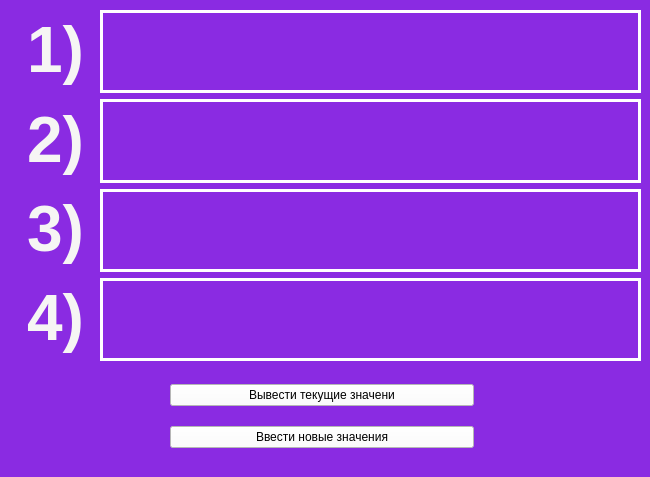
<?xml version="1.0" encoding="UTF-8"?>
<ui version="4.0">
 <class>MainWindow</class>
 <widget class="QMainWindow" name="MainWindow">
  <property name="geometry">
   <rect>
    <x>0</x>
    <y>0</y>
    <width>650</width>
    <height>477</height>
   </rect>
  </property>
  <property name="windowTitle">
   <string>MainWindow</string>
  </property>
  <property name="styleSheet">
   <string notr="true">font: 300 italic 17pt &quot;Ubuntu&quot;;
background-color: rgb(138, 43, 226);
color: rgb(0, 0, 0);</string>
  </property>
  <widget class="QWidget" name="centralwidget">
   <widget class="QWidget" name="layoutWidget">
    <property name="geometry">
     <rect>
      <x>10</x>
      <y>10</y>
      <width>91</width>
      <height>351</height>
     </rect>
    </property>
    <layout class="QVBoxLayout" name="verticalLayout_2">
     <item>
      <widget class="QLabel" name="label_5">
       <property name="styleSheet">
        <string notr="true">font: 800 11pt &quot;Ubuntu&quot;;
color: rgb(246, 245, 244);</string>
       </property>
       <property name="text">
        <string>&lt;html&gt;&lt;head/&gt;&lt;body&gt;&lt;p align=&quot;center&quot;&gt;&lt;span style=&quot; font-size:48pt; font-weight:700;&quot;&gt;1)&lt;/span&gt;&lt;/p&gt;&lt;/body&gt;&lt;/html&gt;</string>
       </property>
      </widget>
     </item>
     <item>
      <widget class="QLabel" name="label_6">
       <property name="styleSheet">
        <string notr="true">font: 800 11pt &quot;Ubuntu&quot;;
color: rgb(246, 245, 244);</string>
       </property>
       <property name="text">
        <string>&lt;html&gt;&lt;head/&gt;&lt;body&gt;&lt;p align=&quot;center&quot;&gt;&lt;span style=&quot; font-size:48pt; font-weight:700;&quot;&gt;2)&lt;/span&gt;&lt;/p&gt;&lt;/body&gt;&lt;/html&gt;</string>
       </property>
      </widget>
     </item>
     <item>
      <widget class="QLabel" name="label_7">
       <property name="styleSheet">
        <string notr="true">font: 800 11pt &quot;Ubuntu&quot;;
color: rgb(246, 245, 244);</string>
       </property>
       <property name="text">
        <string>&lt;html&gt;&lt;head/&gt;&lt;body&gt;&lt;p align=&quot;center&quot;&gt;&lt;span style=&quot; font-size:48pt; font-weight:700;&quot;&gt;3)&lt;/span&gt;&lt;/p&gt;&lt;/body&gt;&lt;/html&gt;</string>
       </property>
      </widget>
     </item>
     <item>
      <widget class="QLabel" name="label_8">
       <property name="styleSheet">
        <string notr="true">font: 800 11pt &quot;Ubuntu&quot;;
color: rgb(246, 245, 244);
</string>
       </property>
       <property name="text">
        <string>&lt;html&gt;&lt;head/&gt;&lt;body&gt;&lt;p align=&quot;center&quot;&gt;&lt;span style=&quot; font-size:48pt; font-weight:700;&quot;&gt;4)&lt;/span&gt;&lt;/p&gt;&lt;/body&gt;&lt;/html&gt;</string>
       </property>
      </widget>
     </item>
    </layout>
   </widget>
   <widget class="QWidget" name="layoutWidget">
    <property name="geometry">
     <rect>
      <x>100</x>
      <y>10</y>
      <width>541</width>
      <height>351</height>
     </rect>
    </property>
    <layout class="QVBoxLayout" name="verticalLayout">
     <item>
      <widget class="QLabel" name="ln_ans4">
       <property name="styleSheet">
        <string notr="true">border: 3px solid white;
</string>
       </property>
       <property name="text">
        <string/>
       </property>
      </widget>
     </item>
     <item>
      <widget class="QLabel" name="ln_ans1">
       <property name="styleSheet">
        <string notr="true">border: 3px solid white;
</string>
       </property>
       <property name="text">
        <string/>
       </property>
      </widget>
     </item>
     <item>
      <widget class="QLabel" name="ln_ans2">
       <property name="styleSheet">
        <string notr="true">border: 3px solid white;
</string>
       </property>
       <property name="text">
        <string/>
       </property>
      </widget>
     </item>
     <item>
      <widget class="QLabel" name="ln_ans3">
       <property name="styleSheet">
        <string notr="true">border: 3px solid white;</string>
       </property>
       <property name="text">
        <string/>
       </property>
      </widget>
     </item>
    </layout>
   </widget>
   <widget class="QWidget" name="layoutWidget">
    <property name="geometry">
     <rect>
      <x>170</x>
      <y>370</y>
      <width>304</width>
      <height>94</height>
     </rect>
    </property>
    <layout class="QVBoxLayout" name="verticalLayout_3">
     <item>
      <widget class="QPushButton" name="bnt_printCurrRes">
       <property name="styleSheet">
        <string notr="true">font: 500 15pt &quot;Ubuntu&quot;;
background-color: white;</string>
       </property>
       <property name="text">
        <string>Вывести текущие значени</string>
       </property>
      </widget>
     </item>
     <item>
      <widget class="QPushButton" name="bnt_input">
       <property name="styleSheet">
        <string notr="true">font: 500 15pt &quot;Ubuntu&quot;;
background-color: white;
</string>
       </property>
       <property name="text">
        <string>Ввести новые значения</string>
       </property>
      </widget>
     </item>
    </layout>
   </widget>
  </widget>
 </widget>
 <resources/>
 <connections/>
</ui>
